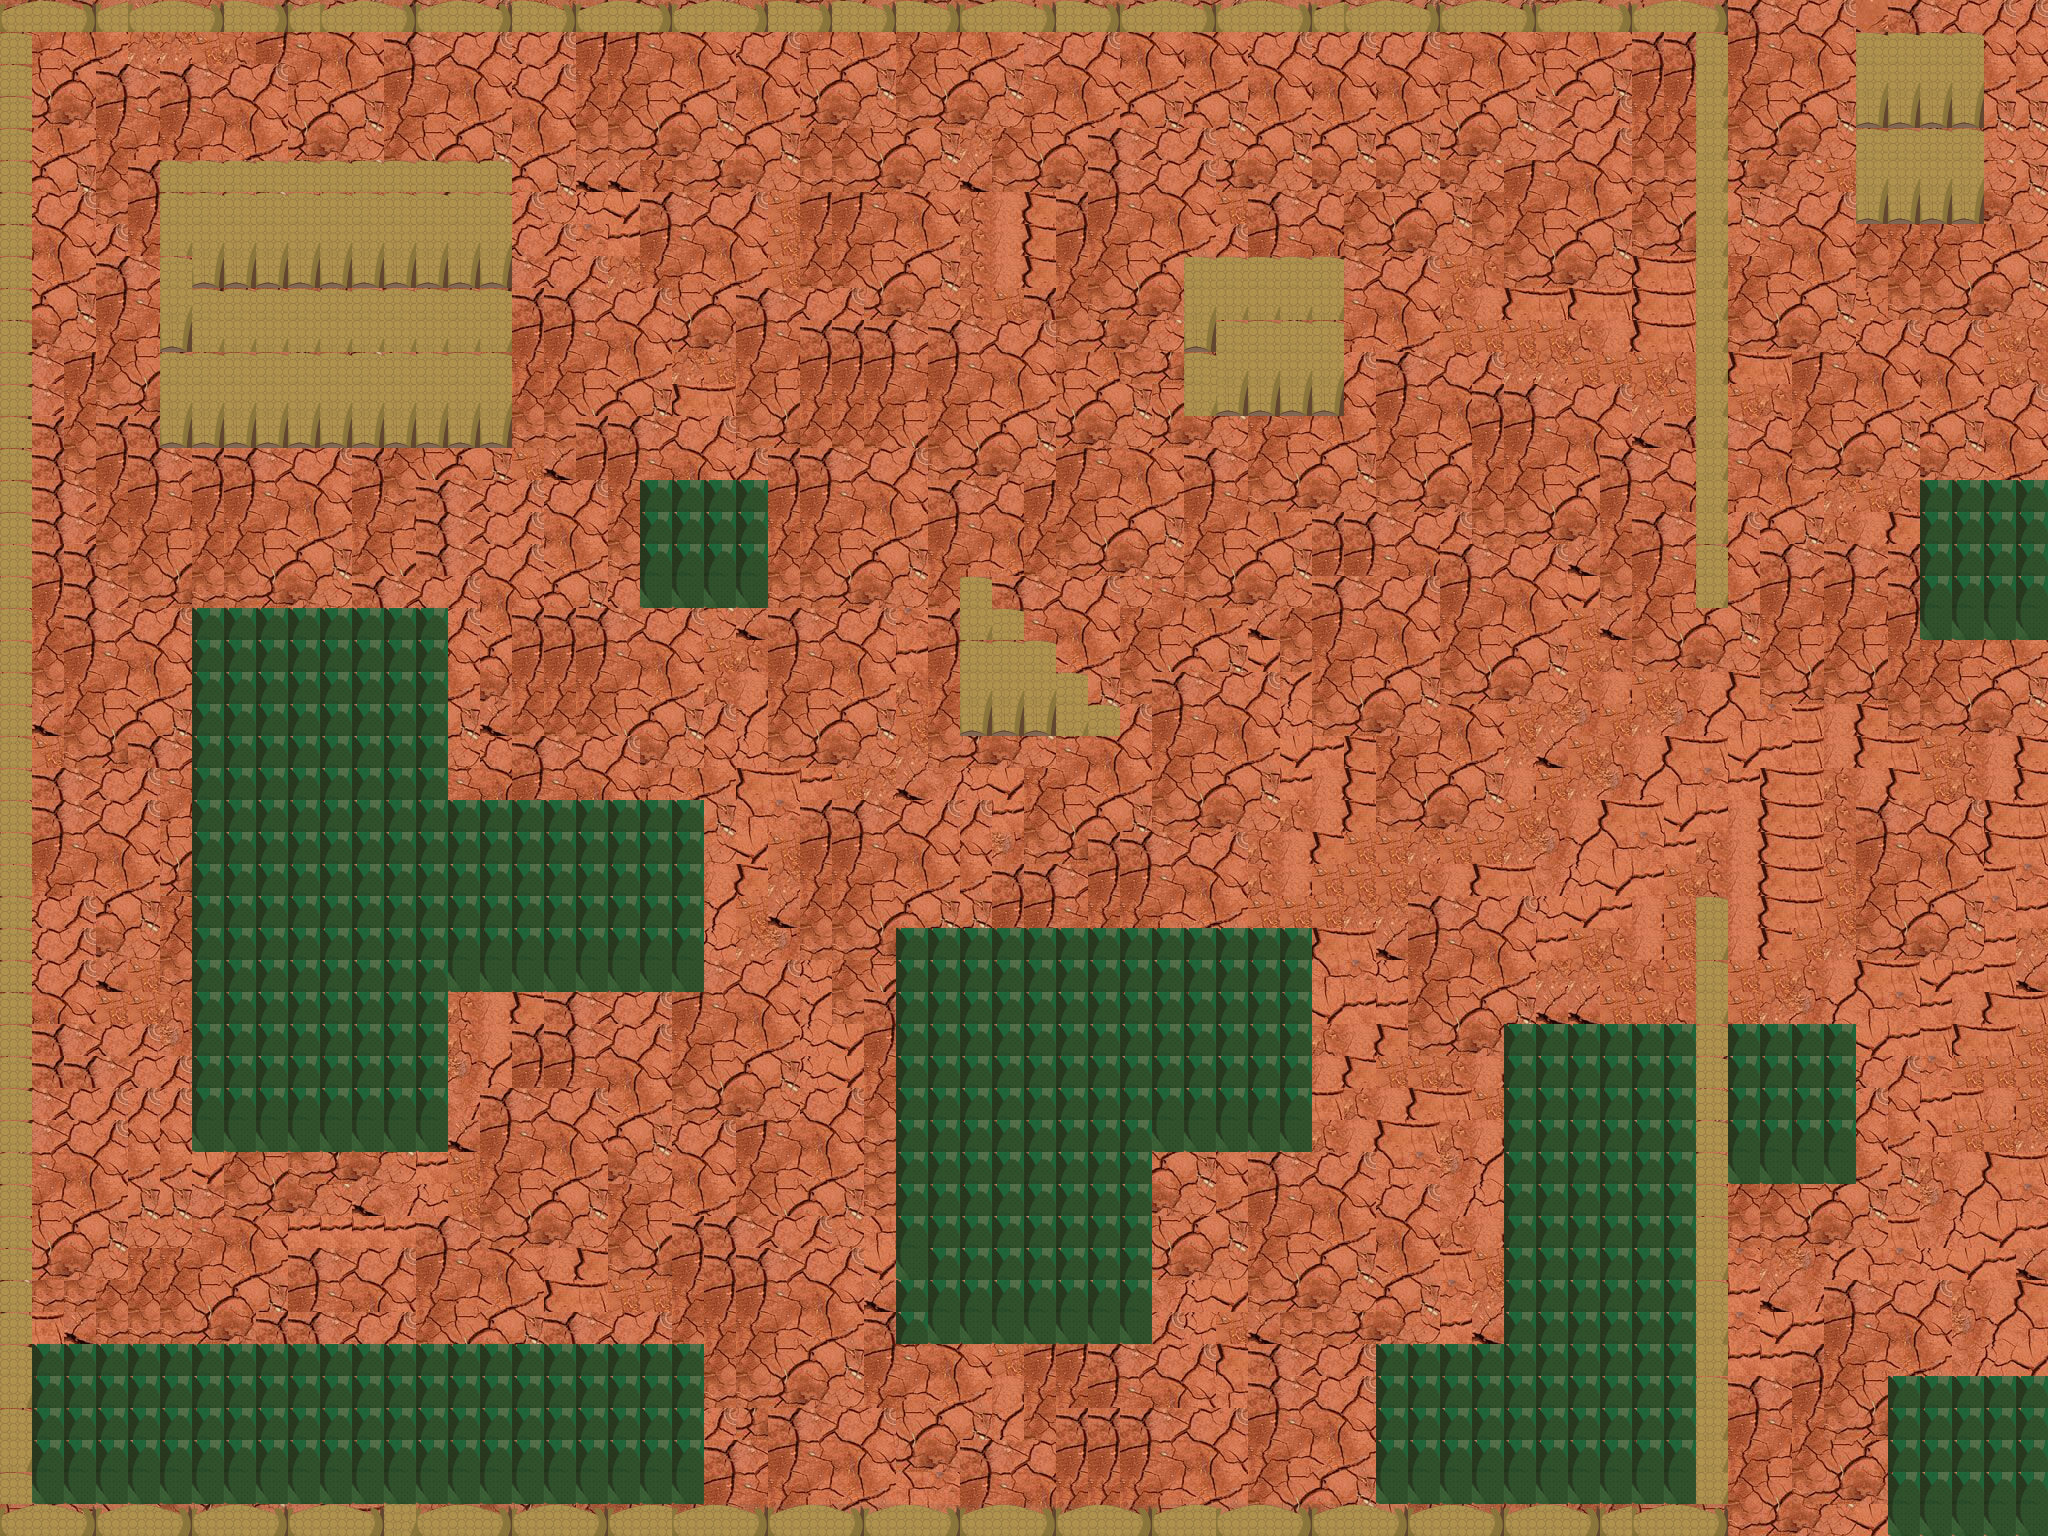

The image is a tile-based game level rendered from a .tmx file. Its description and source (layers, tilesets, objects; grid data summarised) follow:
An orthogonal 64x48 tile map with 32x32 px tiles, 4 tile layers (Ground, ObjetosMacios, ObjetosDuros, Collision), 3 tilesets.

<map version="1.0" orientation="orthogonal" width="64" height="48" tilewidth="32" tileheight="32">
 <tileset firstgid="1" name="Chao" tilewidth="32" tileheight="32">
  <image source="../../../Desktop/Texturas/B6338.JPG" trans="ffffff" width="500" height="332" />
 </tileset>
 <tileset firstgid="151" name="verde" tilewidth="32" tileheight="32">
  <image source="PalmaOk.png" width="120" height="120" />
 </tileset>
 <tileset firstgid="160" name="Hard" tilewidth="32" tileheight="32">
  <image source="tatu.png" width="152" height="337" />
 </tileset>
 <layer name="Ground" width="64" height="48">
  <data>[3072 cells, 3072 non-empty, 37 distinct tile ids]</data>
 </layer>
 <layer name="ObjetosMacios" width="64" height="48">
  <properties>
   <property name="ColisaoSoft" value="TRUE" />
   <property name="ColisionHard" value="FALSE" />
  </properties>
  <data>[3072 cells, 619 non-empty, 2 distinct tile ids]</data>
 </layer>
 <layer name="ObjetosDuros" width="64" height="48">
  <properties>
   <property name="ColisionHard" value="TRUE" />
   <property name="ColisionSoft" value="FALSE" />
  </properties>
  <data>[3072 cells, 354 non-empty, 5 distinct tile ids]</data>
 </layer>
 <layer name="Collision" width="64" height="48" opacity="0.16">
  <data>[3072 cells, 978 non-empty, 2 distinct tile ids]</data>
 </layer>
</map>